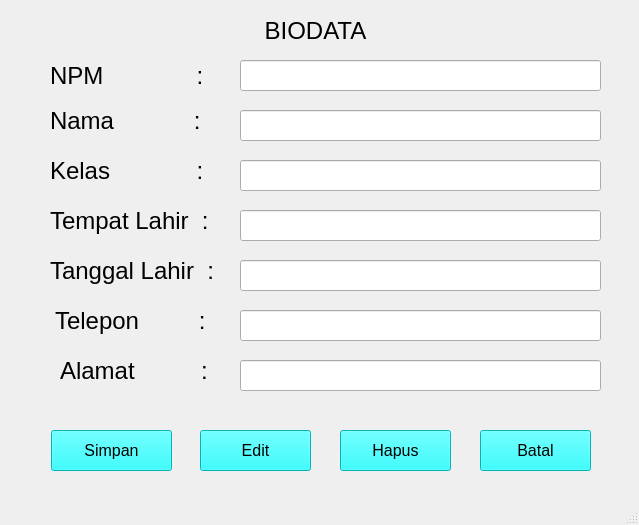
<?xml version="1.0" encoding="UTF-8"?>
<ui version="4.0">
 <class>MainWindow</class>
 <widget class="QMainWindow" name="MainWindow">
  <property name="geometry">
   <rect>
    <x>0</x>
    <y>0</y>
    <width>639</width>
    <height>525</height>
   </rect>
  </property>
  <property name="windowTitle">
   <string>MainWindow</string>
  </property>
  <property name="styleSheet">
   <string notr="true"/>
  </property>
  <widget class="QWidget" name="centralwidget">
   <widget class="QLabel" name="label">
    <property name="geometry">
     <rect>
      <x>50</x>
      <y>100</y>
      <width>211</width>
      <height>41</height>
     </rect>
    </property>
    <property name="font">
     <font>
      <pointsize>18</pointsize>
     </font>
    </property>
    <property name="text">
     <string>Nama            :</string>
    </property>
   </widget>
   <widget class="QLabel" name="label_2">
    <property name="geometry">
     <rect>
      <x>50</x>
      <y>60</y>
      <width>221</width>
      <height>31</height>
     </rect>
    </property>
    <property name="font">
     <font>
      <pointsize>18</pointsize>
     </font>
    </property>
    <property name="text">
     <string>NPM              :</string>
    </property>
   </widget>
   <widget class="QLabel" name="label_3">
    <property name="geometry">
     <rect>
      <x>50</x>
      <y>150</y>
      <width>231</width>
      <height>41</height>
     </rect>
    </property>
    <property name="font">
     <font>
      <pointsize>18</pointsize>
     </font>
    </property>
    <property name="text">
     <string>Kelas             :</string>
    </property>
   </widget>
   <widget class="QPushButton" name="pushButton">
    <property name="geometry">
     <rect>
      <x>51</x>
      <y>430</y>
      <width>121</width>
      <height>41</height>
     </rect>
    </property>
    <property name="font">
     <font>
      <pointsize>12</pointsize>
     </font>
    </property>
    <property name="styleSheet">
     <string notr="true">background-color: rgb(0, 255, 255);</string>
    </property>
    <property name="text">
     <string>Simpan</string>
    </property>
   </widget>
   <widget class="QPushButton" name="pushButton_2">
    <property name="geometry">
     <rect>
      <x>200</x>
      <y>430</y>
      <width>111</width>
      <height>41</height>
     </rect>
    </property>
    <property name="font">
     <font>
      <pointsize>12</pointsize>
     </font>
    </property>
    <property name="styleSheet">
     <string notr="true">background-color: rgb(0, 255, 255);</string>
    </property>
    <property name="text">
     <string>Edit</string>
    </property>
   </widget>
   <widget class="QPushButton" name="pushButton_3">
    <property name="geometry">
     <rect>
      <x>340</x>
      <y>430</y>
      <width>111</width>
      <height>41</height>
     </rect>
    </property>
    <property name="font">
     <font>
      <pointsize>12</pointsize>
     </font>
    </property>
    <property name="styleSheet">
     <string notr="true">background-color: rgb(0, 255, 255);</string>
    </property>
    <property name="text">
     <string>Hapus</string>
    </property>
   </widget>
   <widget class="QPushButton" name="pushButton_4">
    <property name="geometry">
     <rect>
      <x>480</x>
      <y>430</y>
      <width>111</width>
      <height>41</height>
     </rect>
    </property>
    <property name="font">
     <font>
      <pointsize>12</pointsize>
     </font>
    </property>
    <property name="styleSheet">
     <string notr="true">background-color: rgb(0, 255, 255);</string>
    </property>
    <property name="text">
     <string>Batal</string>
    </property>
   </widget>
   <widget class="QLabel" name="label_7">
    <property name="geometry">
     <rect>
      <x>50</x>
      <y>200</y>
      <width>241</width>
      <height>41</height>
     </rect>
    </property>
    <property name="font">
     <font>
      <pointsize>18</pointsize>
     </font>
    </property>
    <property name="text">
     <string>Tempat Lahir  :</string>
    </property>
   </widget>
   <widget class="QLabel" name="label_9">
    <property name="geometry">
     <rect>
      <x>50</x>
      <y>250</y>
      <width>241</width>
      <height>41</height>
     </rect>
    </property>
    <property name="font">
     <font>
      <pointsize>18</pointsize>
     </font>
    </property>
    <property name="text">
     <string>Tanggal Lahir  :</string>
    </property>
   </widget>
   <widget class="QLabel" name="label_11">
    <property name="geometry">
     <rect>
      <x>55</x>
      <y>300</y>
      <width>250</width>
      <height>41</height>
     </rect>
    </property>
    <property name="font">
     <font>
      <pointsize>18</pointsize>
     </font>
    </property>
    <property name="text">
     <string>Telepon         :</string>
    </property>
   </widget>
   <widget class="QLabel" name="label_14">
    <property name="geometry">
     <rect>
      <x>60</x>
      <y>350</y>
      <width>241</width>
      <height>41</height>
     </rect>
    </property>
    <property name="font">
     <font>
      <pointsize>18</pointsize>
     </font>
    </property>
    <property name="text">
     <string>Alamat          :</string>
    </property>
   </widget>
   <widget class="QLineEdit" name="lineEdit">
    <property name="geometry">
     <rect>
      <x>240</x>
      <y>60</y>
      <width>361</width>
      <height>31</height>
     </rect>
    </property>
    <property name="font">
     <font>
      <pointsize>10</pointsize>
     </font>
    </property>
   </widget>
   <widget class="QLineEdit" name="lineEdit_2">
    <property name="geometry">
     <rect>
      <x>240</x>
      <y>110</y>
      <width>361</width>
      <height>31</height>
     </rect>
    </property>
    <property name="font">
     <font>
      <pointsize>10</pointsize>
     </font>
    </property>
   </widget>
   <widget class="QLineEdit" name="lineEdit_3">
    <property name="geometry">
     <rect>
      <x>240</x>
      <y>160</y>
      <width>361</width>
      <height>31</height>
     </rect>
    </property>
    <property name="font">
     <font>
      <pointsize>10</pointsize>
     </font>
    </property>
   </widget>
   <widget class="QLineEdit" name="lineEdit_4">
    <property name="geometry">
     <rect>
      <x>240</x>
      <y>210</y>
      <width>361</width>
      <height>31</height>
     </rect>
    </property>
    <property name="font">
     <font>
      <pointsize>10</pointsize>
     </font>
    </property>
   </widget>
   <widget class="QLineEdit" name="lineEdit_5">
    <property name="geometry">
     <rect>
      <x>240</x>
      <y>260</y>
      <width>361</width>
      <height>31</height>
     </rect>
    </property>
    <property name="font">
     <font>
      <pointsize>10</pointsize>
     </font>
    </property>
   </widget>
   <widget class="QLineEdit" name="lineEdit_6">
    <property name="geometry">
     <rect>
      <x>240</x>
      <y>310</y>
      <width>361</width>
      <height>31</height>
     </rect>
    </property>
    <property name="font">
     <font>
      <pointsize>10</pointsize>
     </font>
    </property>
   </widget>
   <widget class="QLineEdit" name="lineEdit_7">
    <property name="geometry">
     <rect>
      <x>240</x>
      <y>360</y>
      <width>361</width>
      <height>31</height>
     </rect>
    </property>
    <property name="font">
     <font>
      <pointsize>10</pointsize>
     </font>
    </property>
   </widget>
   <widget class="QLabel" name="label_4">
    <property name="geometry">
     <rect>
      <x>10</x>
      <y>10</y>
      <width>611</width>
      <height>41</height>
     </rect>
    </property>
    <property name="font">
     <font>
      <pointsize>18</pointsize>
     </font>
    </property>
    <property name="layoutDirection">
     <enum>Qt::LeftToRight</enum>
    </property>
    <property name="text">
     <string>BIODATA</string>
    </property>
    <property name="alignment">
     <set>Qt::AlignCenter</set>
    </property>
   </widget>
  </widget>
  <widget class="QMenuBar" name="menubar">
   <property name="geometry">
    <rect>
     <x>0</x>
     <y>0</y>
     <width>639</width>
     <height>21</height>
    </rect>
   </property>
  </widget>
  <widget class="QStatusBar" name="statusbar"/>
 </widget>
 <resources/>
 <connections/>
</ui>
